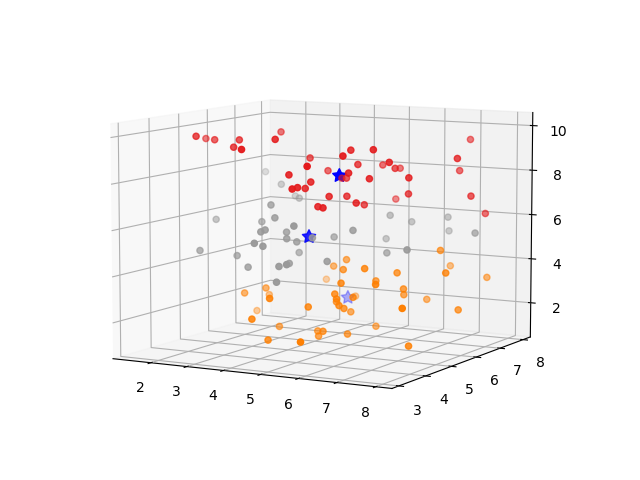

Generate this figure with Python:
import numpy as np
from fcmeans import FCM
from matplotlib import pyplot as plt
import pandas as pd
from mpl_toolkits.mplot3d import Axes3D
import time

df = pd.read_excel('120_data.xlsx', header=None)
X = df.to_numpy()

start = time.time()
fcm = FCM(n_clusters=3)
fcm.fit(X)


# outputs
fcm_centers = fcm.centers
fcm_labels = fcm.predict(X)
print('fcm_centers:\n', fcm_centers)
end = time.time()
time_fcm = end - start
print('time_fcm:', time_fcm)

# plot result
fig = plt.figure()
ax = Axes3D(fig)
ax.scatter(X[:, 0], X[:, 1], X[:, 2], c=fcm_labels, cmap='Set1')
ax.scatter(fcm_centers[:, 0], fcm_centers[:, 1], fcm_centers[:, 2], c='b', marker=(5, 1), s=100)
plt.show()
